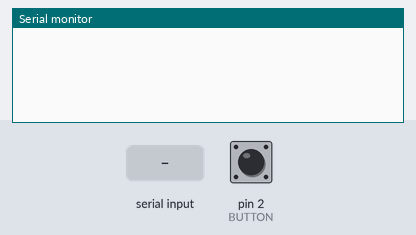
Recording of a sketch running on a simulated Arduino Uno, built with avr-gcc and run on an emulated ATmega328P. Parts: the last lines printed to the serial monitor. The test bench sets the inputs (shaded band); at power-on: pin 2 (BUTTON) LOW.

Above: at 1.2 s.
1.3 s: pin 2 (BUTTON) pulled HIGH for 0.15 s
At 1.7 s:
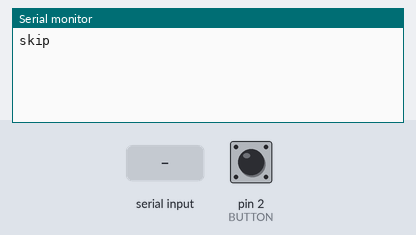
2.9 s: "1\n" received over Serial
At 4.0 s:
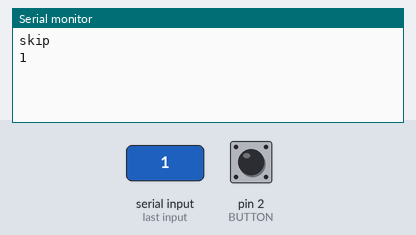
4.4 s: "0\n" received over Serial
At 5.2 s:
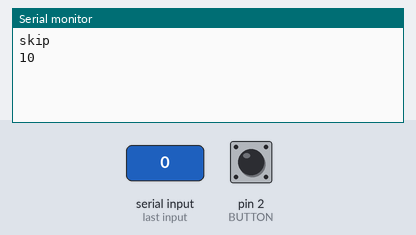

Measured:
- after the input at 1.3 s, the serial monitor: prints a new line at once (image 1)
- after the input at 2.9 s, the serial monitor: prints a new line at once (image 2)
- after the input at 4.4 s, the serial monitor: prints a new line at once (image 3)

The sketch:

Serial_string_test.ino
```cpp
//Code adjusted from Serial.test from
//https://www.youtube.com/watch?v=Lm_xfm1d5h0

String in_bytes;
String prev_song;
const int BUTTON = 2;

boolean lastButton = LOW;
boolean currentButton = LOW;

void setup() {
  Serial.begin(9600);
  pinMode(2, INPUT);

}

boolean debounce(boolean last) {
  boolean current = digitalRead(BUTTON);
  if(last != current) {
    delay(5);
    current = digitalRead(BUTTON);
  }
  return current;
}

void loop() {
  currentButton = debounce(lastButton);
  if (lastButton == LOW && currentButton == HIGH) {
    Serial.println("skip");
  }
  lastButton = currentButton;

  if(Serial.available() > 0) {  //is equal to -1 if not data I think
    in_bytes = Serial.readStringUntil('\n');  //read until new line
    // Serial.write("current song");

    if(prev_song != in_bytes){
      Serial.print(in_bytes); //this prints in visual studio terminal
    }

    prev_song = in_bytes;
  }

}
```
